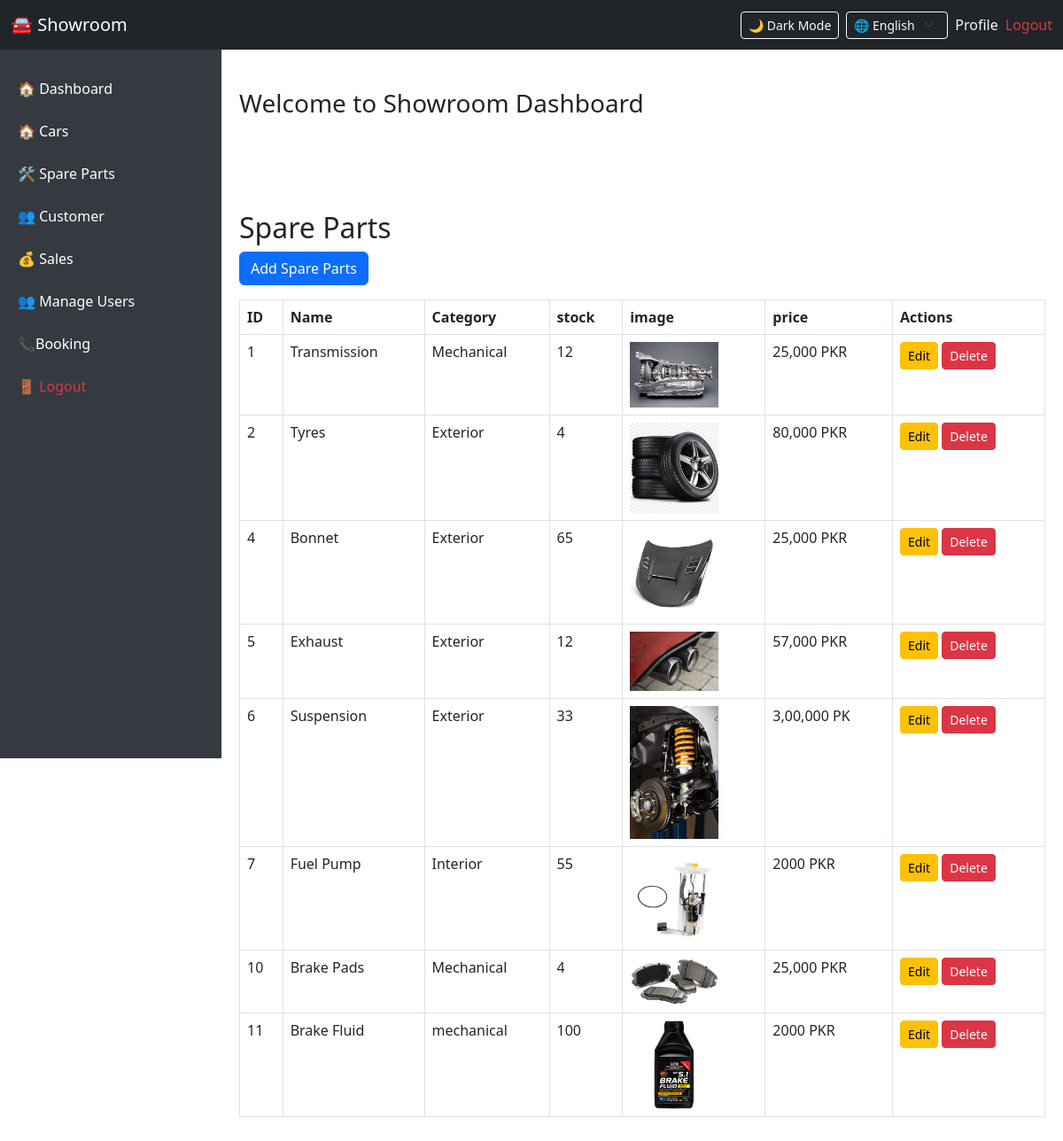
The app's page /spare_parts.php with its own data.
### tables this page shows
CREATE TABLE `spare_parts` (
  `id` int(11) NOT NULL,
  `name` varchar(100) DEFAULT NULL,
  `category` varchar(100) DEFAULT NULL,
  `price` varchar(11) DEFAULT NULL,
  `stock` varchar(11) DEFAULT NULL,
  `image` varchar(255) DEFAULT NULL
);

### spare_parts.php (the view)
<?php include 'dashboard.php'; ?>
<div class="main-content">
    <h2>Spare Parts</h2>
    <a href="add_sparepart.php" class="btn btn-primary mb-3">Add Spare Parts</a>
    <table class="table table-bordered">
        <thead><tr><th>ID</th><th>Name</th><th>Category</th><th>stock</th><th>image</th><th>price</th><th>Actions</th></tr></thead>
        <tbody>
            <?php
            $result = $conn->query("SELECT * FROM spare_parts");
            while ($row = $result->fetch_assoc()) {
                echo "<tr>
                        <td>{$row['id']}</td>
                        <td>{$row['name']}</td>
                        <td>{$row['category']}</td>
                        <td>{$row['stock']}</td>
                <td><img src='uploads/{$row['image']}' width='100'></td>
                        <td>{$row['price']}</td>
                        <td>
                            <a href='edit_part.php?id={$row['id']}' class='btn btn-warning btn-sm'>Edit</a>
                            <a href='delete_sparepart.php?id={$row['id']}' class='btn btn-danger btn-sm' onclick=\"return confirm('Delete this user?')\">Delete</a>
                        </td>
                      </tr>";
            }
            ?>
        </tbody>
    </table>
</div>

### dashboard.php (shortened to what this page needs)
<!DOCTYPE html>
<html>
<head>
    <link href="https://cdn.jsdelivr.net/npm/bootstrap@5.3.0/dist/css/bootstrap.min.css" rel="stylesheet">
</head>
<body>
<nav class="navbar navbar-dark bg-dark fixed-top">
    <div class="container-fluid d-flex justify-content-between">
        <a class="navbar-brand" href="#">🚘 Showroom</a>
        <div class="d-flex align-items-center gap-2">
            <button class="btn btn-outline-light btn-sm" onclick="toggleDarkMode()">🌙 Dark Mode</button>
            <select class="form-select form-select-sm bg-dark text-light border-light" style="width: auto;" onchange="setLanguage(this.value)">
                <option value="en">🌐 English</option>
            </select>
            <a class="nav-link text-light" href="#">Profile</a>
            <a class="nav-link text-danger" href="logout.php">Logout</a>
        </div>
    </div>
</nav>
<div class="sidebar">
    <a href="dashboard.php">🏠 Dashboard</a>
    <a href="cars.php">🏠 Cars</a>
    <a href="spare_parts.php">🛠️ Spare Parts</a>
     <a href="Customer.php">👥 Customer</a>
    <a href="sales.php">💰 Sales</a>
    <a href="users.php">👥 Manage Users</a>
    <a href="booking.php">📞Booking</a>
    <a href="logout.php" class="text-danger">🚪 Logout</a>
</div>
<div class="main-content">
    <?php
        $page = $_GET['page'] ?? '';
        switch ($page) {
            default:
                echo "<h3>Welcome to Showroom Dashboard</h3>";
        }
    ?>
</div>
</body>
</html>

### dashboard.php (style rules this page uses)
body { margin: 0; padding: 0; }
.sidebar { width: 250px; height: 100vh; position: fixed; top: 56px; left: 0; background-color: #343a40; padding-top: 20px; }
.sidebar a { color: white; padding: 12px 20px; display: block; text-decoration: none; }
.main-content { margin-left: 250px; margin-top: 56px; padding: 20px; }

### records on screen
spare_parts: id "1", name "Transmission", category "Mechanical", stock "12", image (picture), price "25,000 PKR"
spare_parts: id "2", name "Tyres", category "Exterior", stock "4", image (picture), price "80,000 PKR"
spare_parts: id "4", name "Bonnet", category "Exterior", stock "65", image (picture), price "25,000 PKR"
spare_parts: id "5", name "Exhaust", category "Exterior", stock "12", image (picture), price "57,000 PKR"
spare_parts: id "6", name "Suspension", category "Exterior", stock "33", image (picture), price "3,00,000 PK"
spare_parts: id "7", name "Fuel Pump", category "Interior", stock "55", image (picture), price "2000 PKR"
spare_parts: id "10", name "Brake Pads", category "Mechanical", stock "4", image (picture), price "25,000 PKR"
spare_parts: id "11", name "Brake Fluid", category "mechanical", stock "100", image (picture), price "2000 PKR"
